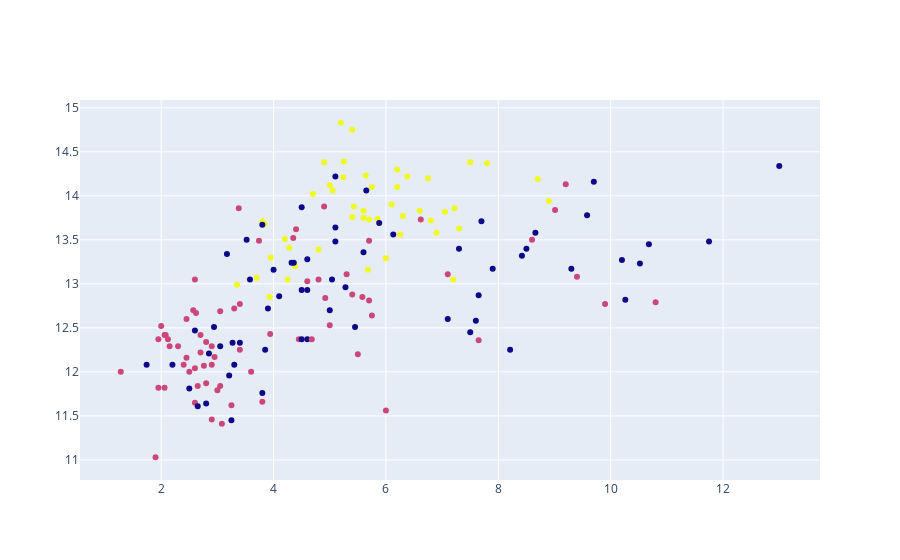

Source (notebook cell):
### Code cell
fig = go.Figure()
fig.add_trace(go.Scatter(x = df.Intensidade_Cor,
                         y = df.Alcool,
                         mode = 'markers',
                         marker = dict(color = agrupador.labels_.astype(np.float64)),
                         text = labels))
fig.show()

### Figure 1 — Plotly figure (JSON) as saved in the notebook; plotly's stock layout.template omitted (floating-point values rounded to 4 significant figures; data arrays with more than 128 entries replaced by an {"elided": "..."} marker saying what was removed)
{"data": [{"marker": {"color": {"elided": "178 int values"}}, "mode": "markers", "text": {"elided": "178 int values"}, "type": "scatter", "x": {"elided": "178 float values"}, "y": {"elided": "178 float values"}}], "layout": {}}
